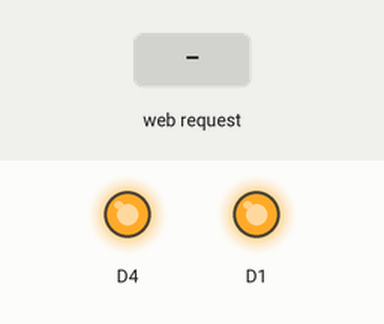
This sketch was run on a simulated ESP8266 (NodeMCU). Parts: output pins drawn as LEDs (lit = HIGH). The inputs (shaded band) are chosen by the test bench. WiFi joins after 1.5 s; servers stay silent unless stated; what the sketch prints to the serial monitor is not drawn.

Above: at 2.7 s.
2.8 s: HTTP request GET /onD1 received
At 3.7 s:
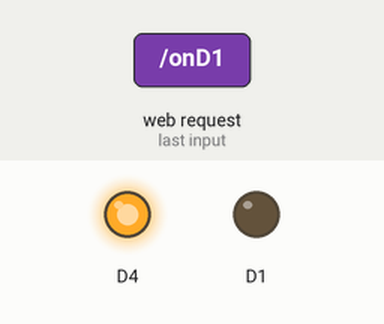
4.3 s: HTTP request GET /onD4 received
At 4.9 s:
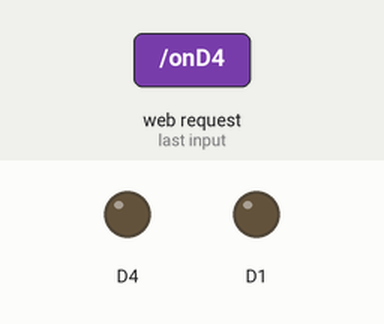
5.8 s: HTTP request GET /offD1 received
At 7.0 s:
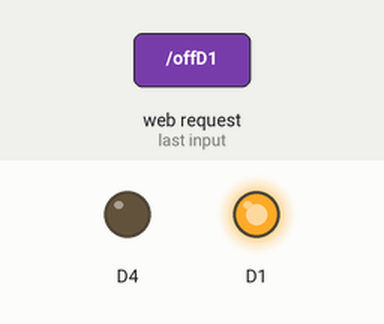
7.3 s: HTTP request GET /offD4 received
At 8.4 s:
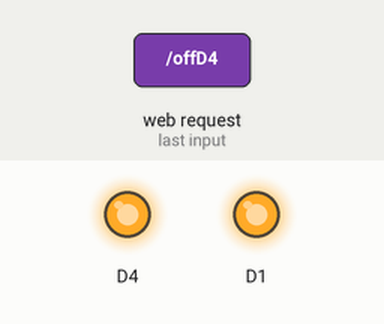
Timing chart, 0 to 9.8 s (numbered marks = the images above; inputs shaded):
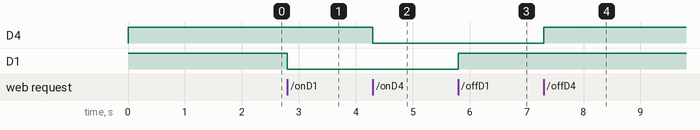

Measured:
- after the input at 2.8 s, D1: HIGH → LOW at once
- after the input at 4.3 s, D4: HIGH → LOW at once
- after the input at 5.8 s, D1: LOW → HIGH at once
- after the input at 7.3 s, D4: LOW → HIGH at once

The sketch:

BAI3_WEBSITE_TREN_ESP8266.ino
```cpp
#include <ESP8266WiFi.h>
#include <ESP8266WebServer.h>
ESP8266WebServer webServer(80);
char* ssid = "My ASUS";
char* pass = "00011101";
//=========Biến chứa mã HTLM Website==//
const char MainPage[] PROGMEM = R"=====(
  <!DOCTYPE html>
  <html>
   <head>
       <title>HOME PAGE</title>
       <style>
          body {text-align:center;}
          h1 {color:#003399;}
          a {text-decoration: none;color:#FFFFFF;}
          .bt_on {height:50px; width:100px; margin:10px 0;background-color:#FF6600;border-radius:5px;}
          .bt_off {height:50px; width:100px; margin:10px 0;background-color:#00FF00;border-radius:5px;}
       </style>
       <meta charset="UTF-8">
   </head>
   <body>
      <h1>ESP8266 Web Server</h1>
      <div>Trạng thái trên chân D1: <b>OFF</b></div>
      <div>
        <button class="bt_on"><a href="/onD1">ON</a></button>
        <button class="bt_off"><a href="/offD1">OFF</a></button>
      </div>
      <div>Trạng thái trên chân D4: <b>OFF</b></div>
      <div>
        <button class="bt_on"><a href="/onD4">ON</a></button>
        <button class="bt_off"><a href="/offD4">OFF</a></button>
      </div>
   </body>
  </html>
)=====";
//=========================================//
void setup() {
  pinMode(D1,OUTPUT);
  pinMode(D4,OUTPUT);
  digitalWrite(D1,HIGH);
  digitalWrite(D4,HIGH);
  WiFi.begin(ssid,pass);
  Serial.begin(9600);
  Serial.print("Connecting");
  while(WiFi.status()!=WL_CONNECTED){
    delay(500);
    Serial.print("...");
  }
  Serial.println(WiFi.localIP());

  webServer.on("/",mainpage);
  webServer.on("/onD1",on_D1);
  webServer.on("/offD1",off_D1);
  webServer.on("/onD4",on_D4);
  webServer.on("/offD4",off_D4);
  webServer.begin();
}
void loop() {
  webServer.handleClient();
}
//==========Chương trình con=================//
void mainpage(){
  String s = FPSTR(MainPage);
  webServer.send(200,"text/html",s);
}
void on_D1(){
  digitalWrite(D1,LOW);
  String s = FPSTR(MainPage);
  webServer.send(200,"text/html",s);
}
void off_D1(){
  digitalWrite(D1,HIGH);
  String s = FPSTR(MainPage);
  webServer.send(200,"text/html",s);
}
void on_D4(){
  digitalWrite(D4,LOW);
  String s = FPSTR(MainPage);
  webServer.send(200,"text/html",s);
}
void off_D4(){
  digitalWrite(D4,HIGH);
  String s = FPSTR(MainPage);
  webServer.send(200,"text/html",s);
}
```
